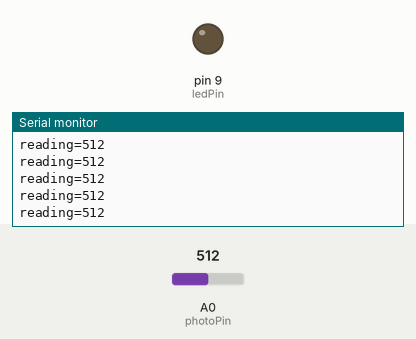
This sketch was run on a simulated Arduino Uno, built with avr-gcc and run on an emulated ATmega328P. Parts: output pins drawn as LEDs (lit = HIGH), the last lines printed to the serial monitor. Inputs (shaded band) come from the test bench; at power-on: A0 (photoPin) = 512.

Above: at 1.2 s.
1.3 s: A0 (photoPin) set to 104
At 2.0 s:
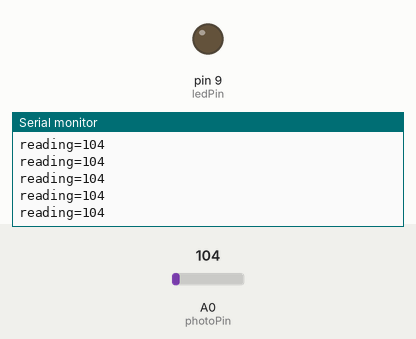
4.3 s: A0 (photoPin) set to 93
At 5.3 s:
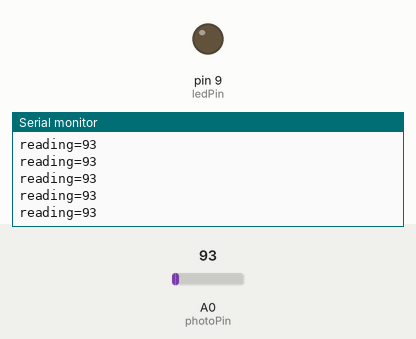
Timing chart, 0 to 7.3 s (numbered marks = the images above; inputs shaded):
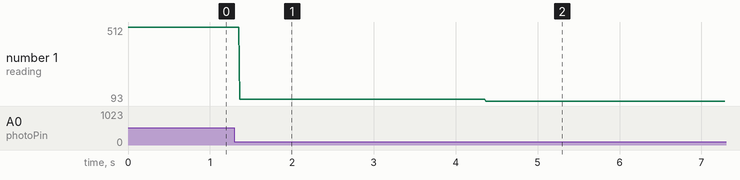

Measured:
- after the input at 1.3 s, the serial monitor: prints a new line after 0.07 s (image 1)
- after the input at 4.3 s, the serial monitor: prints a new line after 0.07 s (image 2)
- plotted number 1: 512 → 104 after the input at 1.3 s, 104 → 93 after the input at 4.3 s

The sketch:

artest.ino
```cpp
const int photoPin = 0;
const int ledPin = 9;

int brightness = 0;

void setup(void) {
  Serial.begin(9600);
}

void loop(void) {
  int reading = analogRead(photoPin);

  // Send data to computer.
  String data = "reading=";
  data.concat(reading);
  Serial.println(data);

  // Recieve commands from computer.
  if (Serial.available() > 0) {
    String command = Serial.readStringUntil('=');

    if (command == "brightness") {
      brightness = Serial.parseInt();
    }
  }

  analogWrite(ledPin, brightness);

  delay(5);
}
```
